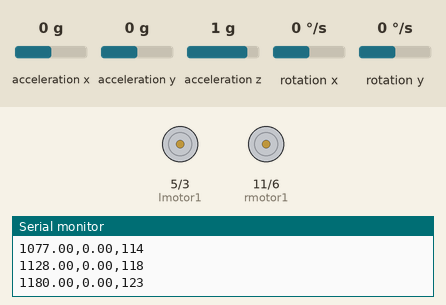
Recording of a sketch running on a simulated Arduino Uno, built with avr-gcc and run on an emulated ATmega328P. On the bench: motor-driver pin pairs drawn as motors (green arrow = first pin HIGH = forward, orange = second pin HIGH = backward, longer = more drive), the last lines printed to the serial monitor. Wiring (inferred from the names in the program): MPU-6050 motion sensor at I2C address 0x68. The inputs (shaded band) are chosen by the test bench; at power-on: acceleration y 0 g, acceleration z 1 g, acceleration x 0 g, rotation x 0 °/s, rotation y 0 °/s.

Above: at 1.2 s.
1.3 s: acceleration y set to 0.8 g
At 2.1 s:
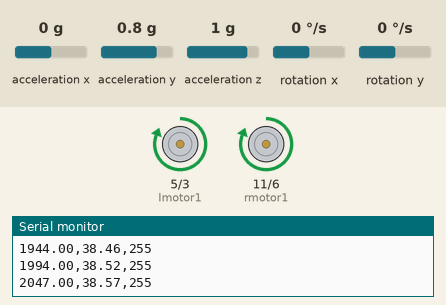
2.8 s: acceleration y set to 0.1 g
5.8 s: acceleration y set to -0.2 g
At 6.8 s:
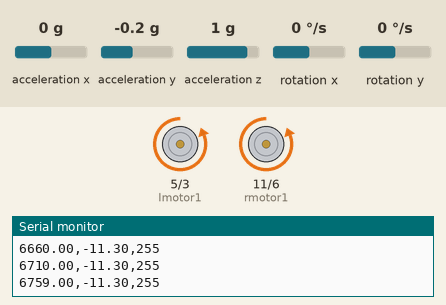
7.3 s: acceleration z set to 0 g
At 9.2 s:
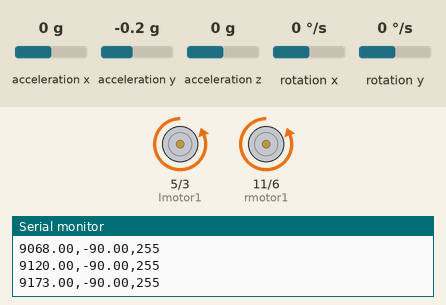
Timing chart, 0 to 10.3 s (numbered marks = the images above; inputs shaded):
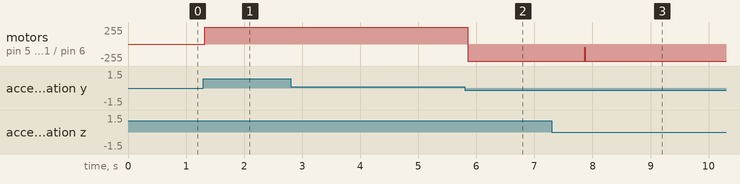

Measured:
- the behaviour switches between 0 and -0.1 g on acceleration y (found by bisection; images 1 and 2)
- after the input at 1.3 s, motor on pin 5 (lmotor1) / pin 3 (lmotor2), motor on pin 11 (rmotor1) / pin 6 (rmotor2): stopped → forward 255/255 at once
- after the input at 5.8 s, motor on pin 5 (lmotor1) / pin 3 (lmotor2), motor on pin 11 (rmotor1) / pin 6 (rmotor2): forward 255/255 → backward 255/255 after 0.05 s
- after the input at 7.3 s, motor on pin 5 (lmotor1) / pin 3 (lmotor2), motor on pin 11 (rmotor1) / pin 6 (rmotor2): backward 255/255 → backward 45/255 after 0.56 s, → backward 255/255 0.01 s later

The sketch:

self_balancing_PID.ino
```cpp
/*****************************************************************\

  Código utilizado no Trabalho de Conclusão de Curso
  Medidas de Desempenho e Comparação PID x FLC Usando um
  Self-Balancing Robot

  Código adaptado por Felipe Vieira Ayres de Oliveira

  Código original encontrado em:
  https://www.instructables.com/Self-Balancing-Bot-Using-PID-Control-System/

\*****************************************************************/

//================================================================================================================================================================================//
// Bibliotecas

#include <Wire.h> //-----------------------------------------------------------------Comunicação i2C com MPU6050

//================================================================================================================================================================================//
// Identificação de pinos
#define rmotor1 11
#define rmotor2 6
#define lmotor1 5
#define lmotor2 3
int mspeed = 0; //-------------------------------------------------------------------Controle de velocidade dos motores

//================================================================================================================================================================================//
// Variáveis
int16_t Acc_rawX, Acc_rawY, Acc_rawZ; //---------------------------------------------Variáveis brutas do Acelerômetro
int16_t Gyr_rawX, Gyr_rawY, Gyr_rawZ; //---------------------------------------------Variáveis brutas do Giroscópio
float Acceleration_angle[2]; //------------------------------------------------------Ângulos do Acelerômetro
float Gyro_angle[2]; //--------------------------------------------------------------Ângulos do Giroscópio
float Total_angle[2]; //-------------------------------------------------------------Valor final de ângulos
float rad_to_deg = 180/3.141592654;

float elapsedTime, time, timePrev, t0; //--------------------------------------------Variáveis de tempo
float PID, error = 0, previous_error = 0; //-----------------------------------------Variáveis de entrada e saída do controlador
float t_amostra = 0;

float desired_angle = 0.28; //-------------------------------------------------------Ângulo desejado, com pequeno offset para corrigir problema dos motores

float pid_P; //----------------------------------------------------------------------Componente proporcional do controlador
float pid_I; //----------------------------------------------------------------------Componente integral do controlador
float pid_D; //----------------------------------------------------------------------Componente derivativa do controlador

//================================================================================================================================================================================//
// Ganhos do controlador PID
// Observação: valores de kp, ki e kd devem ser configurado com base no seu robô.
float kp = 57; //--------------------------------------------------------------------Saída proporcional ao erro de inclinação do robô
float ki = 0.8; //-------------------------------------------------------------------Integra o erro pelo tempo para corrigir pequenos acúmulos ao longo do tempo
float kd = 0.4; //-------------------------------------------------------------------Deriva o erro pelo tempo para determinar sentido e intensidade da inclinação


//================================================================================================================================================================================//
// Calibração do sensor MPU6050
void mpu_config()  //----------------------------------------------------------------Calibração do sensor MPU6050
{
  /*
    Observação: um código externo foi usado para calibrar o acelerômetro e o giroscópio,
    e pode ser encontrado como exemplo nos arquivos da biblioteca MPU6050. O código foi
    executado com o sensor estático em uma superfície plana, e retornou os valores de
    correção de offset utilizados abaixo. Os valores abaixo são referentes ao sensor
    utilizado neste projeto, e podem variar entre diferentes sensores.
  */

  // Calibração do Acelerômetro (byte_correspondente_ao_dado, valor_de_calibracao)
  setOffset(0x06, -3604); //---------------------------------------------------------Chamadas da função que executa a calibração de cada eixo do acelerômetro e do giroscópio
  setOffset(0x08, 2636);
  setOffset(0x0A, 2896);

  // Calibração do Giroscópio (byte_correspondente_ao_dado, valor_de_calibracao)
  setOffset(0x13, 121);
  setOffset(0x15, -97);
  setOffset(0x17, 297);
}

void setOffset(uint8_t regHigh, int16_t valor)  //-----------------------------------Correção de offsets do sensor MPU6050
{
  uint8_t hByte = (valor >> 8) & 0xFF;
  uint8_t lByte = valor & 0xFF;

  Wire.beginTransmission(0x68);
  Wire.write(regHigh);
  Wire.write(hByte);
  Wire.write(lByte);
  Wire.endTransmission();
}

//================================================================================================================================================================================//
// Configuração inicial do MPU6050
void mpu_init()
{
  // Inicia o MPU6050
  Wire.begin();
  Wire.beginTransmission(0x68);
  Wire.write(0x6B);
  Wire.write(0);
  Wire.endTransmission(true);

  // Chamada da função de calibragem do MPU6050
  mpu_config();
}

//================================================================================================================================================================================//
// Configuração inicial dos pinos dos motores
void motor_init()
{
  pinMode(rmotor1, OUTPUT);
  pinMode(rmotor2, OUTPUT);
  pinMode(lmotor1, OUTPUT);
  pinMode(lmotor2, OUTPUT);
}

//================================================================================================================================================================================//
// Configuração inicial da comunicação bluetooth via HC-05
void hc_init()
{
  Serial.begin(9600);
  Serial.println("\n\nInicio\n\n");
}

//================================================================================================================================================================================//
// Comunicação com o MPU6050
void mpu_data()
{
  // Coleta de dados brutos do acelerômetro
  Wire.beginTransmission(0x68);
  Wire.write(0x3B);
  Wire.endTransmission(false);
  Wire.requestFrom(0x68,6,true); //--------------------------------------------------Coleta de 6 bytes de informação, sendo 2 de cada eixo do acelerômetro
  Acc_rawX = Wire.read() <<8 | Wire.read();
  Acc_rawY = Wire.read() <<8 | Wire.read();
  Acc_rawZ = Wire.read() <<8 | Wire.read();

  // Coleta de dados brutos do giroscópio
  Wire.beginTransmission(0x68);
  Wire.write(0x43);
  Wire.endTransmission(false);
  Wire.requestFrom(0x68,4,true); //--------------------------------------------------Coleta de 4 bytes de informação, sendo 2 para cada eixo (excluindo Z) do giroscópio
  Gyr_rawX = Wire.read() <<8 | Wire.read();
  Gyr_rawY = Wire.read() <<8 | Wire.read();

  // Conversão de dados do acelerômetro
  Acceleration_angle[0] = atan((Acc_rawY/16384.0)/sqrt(pow((Acc_rawX/16384.0),2) + pow((Acc_rawZ/16384.0),2)))*rad_to_deg;
  Acceleration_angle[1] = atan(-1*(Acc_rawX/16384.0)/sqrt(pow((Acc_rawY/16384.0),2) + pow((Acc_rawZ/16384.0),2)))*rad_to_deg;

  // Conversão de dados do giroscópio
  Gyro_angle[0] = Gyr_rawX/131.0;
  Gyro_angle[1] = Gyr_rawY/131.0;

  // Combinação de ambos os dados através do filtro complementar, obtendo os ângulos finais nos eixos X e Y
  Total_angle[0] = 0.98 *(Total_angle[0] + Gyro_angle[0]*elapsedTime) + 0.02*Acceleration_angle[0]; // Ângulo final no Eixo X
  Total_angle[1] = 0.98 *(Total_angle[1] + Gyro_angle[1]*elapsedTime) + 0.02*Acceleration_angle[1]; // Ângulo final no Eixo Y
}

//================================================================================================================================================================================//
// Controlador PID
void pid_control()
{
  error = Total_angle[0] - desired_angle; //-----------------------------------------Definição do erro como inclinação atual - setpoint
  pid_P = kp*error; //---------------------------------------------------------------Cálculo da componente P
  pid_I = pid_I + (ki*error); //-----------------------------------------------------Cálculo da componente I
  pid_D = kd * ((error - previous_error)/elapsedTime); //----------------------------Cálculo da componente D
  PID = pid_P + pid_I + pid_D; //----------------------------------------------------Cálculo da saída de PID
}

//================================================================================================================================================================================//
// Controle dos motores
void motor_control()
{
  //Observação: Ângulos muito grandes, com magnitude acima de 45º, desligam as rodas.
  if(Total_angle[0]<0)
  {
    analogWrite(rmotor1, 0);
    analogWrite(rmotor2, mspeed);
    analogWrite(lmotor1, 0);
    analogWrite(lmotor2, mspeed);
  }
  else if(Total_angle[0]>0)
  {
    analogWrite(rmotor1, mspeed);
    analogWrite(rmotor2, 0);
    analogWrite(lmotor1, mspeed);
    analogWrite(lmotor2, 0);
  }
  else if(Total_angle[0]>45 || Total_angle[0] <-45)
  {
    analogWrite(rmotor1, 0);
    analogWrite(rmotor2, 0);
    analogWrite(lmotor1, 0);
    analogWrite(lmotor2, 0);
  }
}

//================================================================================================================================================================================//
// Função principal (execução única)
void setup()
{
  hc_init(); //----------------------------------------------------------------------HC-06, para comunicação Bluetooth com o monitor serial do Arduino IDE
  mpu_init(); //---------------------------------------------------------------------Inicialização do MPU6050
  motor_init(); //-------------------------------------------------------------------Inicialização dos motores
  mspeed = 0; //---------------------------------------------------------------------Configura a saída pwm inicial para 0
  motor_control(); //----------------------------------------------------------------Com mspeed=0, os motores iniciam em repouso
  time = millis(); //----------------------------------------------------------------Marca o tempo inicial do primeiro loop, para cálculo de período do loop
  t0 = time; //----------------------------------------------------------------------Marca o tempo inicial do primeiro loop, para cálculo do tempo total de execução dos loops
}

//================================================================================================================================================================================//
// Função principal (execução em loop)
void loop()
{
  // Marcações de tempos iniciais e finais, e período
  timePrev = time;
  time = millis();
  elapsedTime = (time - timePrev) / 1000;
  t_amostra += elapsedTime;

  mpu_data(); //---------------------------------------------------------------------Obtenção dos dados do MPU-6050
  pid_control(); //------------------------------------------------------------------Etapa de controle PID
  previous_error = error; //---------------------------------------------------------Armazena o valor do erro anterior, para cálculos futuros

  mspeed = constrain(abs(PID), 0, 255); //-------------------------------------------Garante que o valor de PWM esteja entre 0 e 255, considerando valores originalmente negativos

  if(mspeed >= 25 && mspeed <= 45)  //-----------------------------------------------Garante que os motores irão iniciar/parar de forma sincronizada
  {
    mspeed = 45;
    /*
      Observação: deve-se verificar o início da rotação de cada motor em ambas as direções, antes de definir esses valores.
      Recomendação: o intervalo deve ser entre o valor de PWM que um dos motores começa a girar em uma direção específica,
      e o valor de PWM em que os motores giram em ambas as direções. O valor final de pwm precisa ser maior ou igual ao
      limite superior desse intervalo
    */
  }

  motor_control();  //---------------------------------------------------------------Os motores giram com base no valor de PWM

  // Escrita dos dados de tempo total de execução, inclinação do robô e valor PWM no monitor serial, a cada 50ms.
  /*
    Observação: caso não utilizar essas leituras, comente todo esse trecho de código. Pequenos ajustes nas funções
    de pertinência podem ser necessários para manter o robô em equilíbrio.
  */
  if(t_amostra >= 0.05)
  {
    Serial.print(millis()-t0);    Serial.print(",");
    Serial.print(Total_angle[0]); Serial.print(",");
    Serial.println(mspeed);
    t_amostra = 0;
  }
}

/*****************************************************************\

  Código utilizado no Trabalho de Conclusão de Curso
  Medidas de Desempenho e Comparação PID x FLC Usando um
  Self-Balancing Robot

  Código adaptado por Felipe Vieira Ayres de Oliveira

  Código original encontrado em:
  https://www.instructables.com/Self-Balancing-Bot-Using-PID-Control-System/

\*****************************************************************/
```
